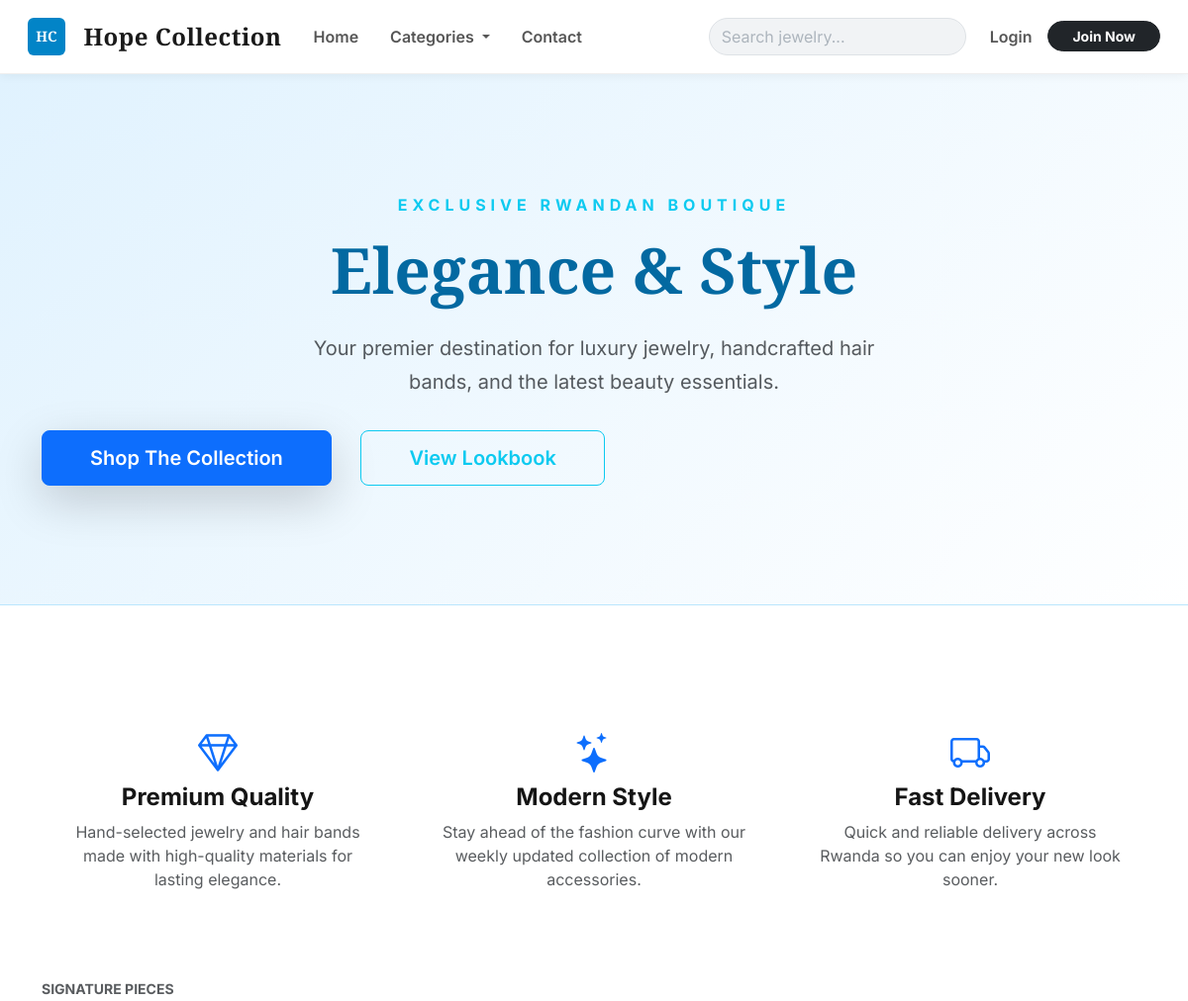
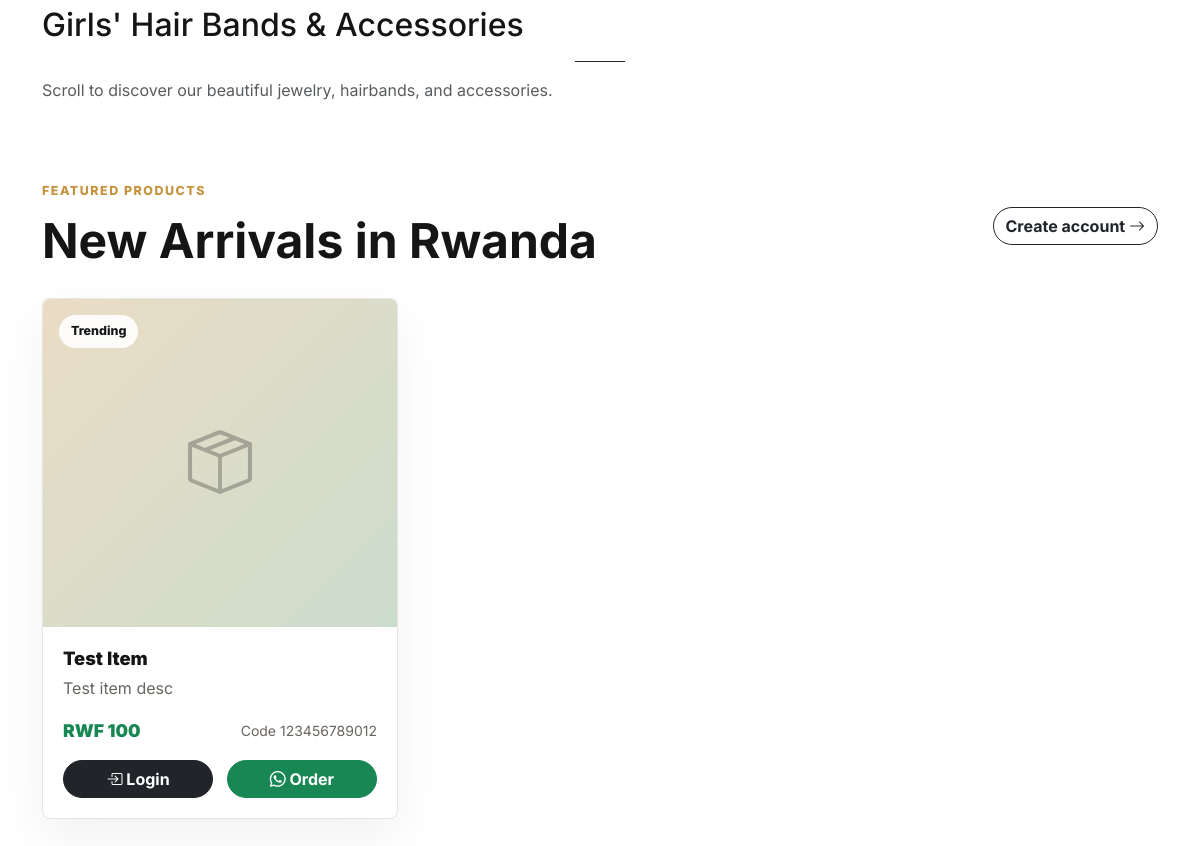
The page / on the database its author committed (2 pictures, top to bottom).
### market/models.py (models this page shows, shortened)
class Item(db.Model):
    __tablename__ = 'item'
    id          = db.Column(db.Integer, primary_key=True)
    name        = db.Column(db.String(30), nullable=False)
    price       = db.Column(db.Integer, nullable=False)
    barcode     = db.Column(db.String(12), nullable=False)
    description = db.Column(db.String(1024), nullable=False, unique=True)
    owner       = db.Column(db.Integer, db.ForeignKey('user.id'))

### market/routes.py (the view)
@app.route('/')
def home_page():
    featured_items = Item.query.order_by(Item.id.desc()).limit(8).all()
    jewelry_items = Item.query.filter(
        (Item.name.contains('Jewelry')) |
        (Item.name.contains('Ring')) |
        (Item.name.contains('Bracelet')) |
        (Item.name.contains('Hairband')) |
        (Item.name.contains('Headband')) |
        (Item.name.contains('Fan'))
    ).all()
    return render_template('home.html',
                         featured_items=featured_items,
                         jewelry_items=jewelry_items)

### market/templates/home.html (shortened to what this page needs)
{% extends 'base.html' %}
{% block content %}
<section class="hero-section">
    <div class="container">
        <div class="text-center">
            <p class="text-uppercase tracking-widest fw-bold text-info mb-3" style="letter-spacing: 5px;">Exclusive Rwandan Boutique</p>
            <h1 class="display-3 fw-bold mb-4" style="font-family: 'Playfair Display', serif; color: #0369a1;">Elegance & Style</h1>
            <p class="hero-lead mx-auto text-dark opacity-75">Your premier destination for luxury jewelry, handcrafted hair bands, and the latest beauty essentials.</p>
            <div class="hero-actions mt-4">
                <a href="{{ url_for('market_page') }}" class="btn btn-primary btn-lg px-5 shadow-lg">Shop The Collection</a>
                <a href="#jewelry" class="btn btn-outline-info btn-lg px-5 ms-3">View Lookbook</a>
            </div>
        </div>
    </div>
</section>
<section class="py-5 bg-white">
    <div class="container">
        <div class="row g-4 text-center">
            <div class="col-md-4">
                <div class="p-4">
                    <i class="bi bi-gem fs-1 text-primary mb-3"></i>
                    <h4 class="fw-bold">Premium Quality</h4>
                    <p class="text-muted">Hand-selected jewelry and hair bands made with high-quality materials for lasting elegance.</p>
                </div>
            </div>
            <div class="col-md-4">
                <div class="p-4">
                    <i class="bi bi-stars fs-1 text-primary mb-3"></i>
                    <h4 class="fw-bold">Modern Style</h4>
                    <p class="text-muted">Stay ahead of the fashion curve with our weekly updated collection of modern accessories.</p>
                </div>
            </div>
            <div class="col-md-4">
                <div class="p-4">
                    <i class="bi bi-truck fs-1 text-primary mb-3"></i>
                    <h4 class="fw-bold">Fast Delivery</h4>
                    <p class="text-muted">Quick and reliable delivery across Rwanda so you can enjoy your new look sooner.</p>
                </div>
            </div>
        </div>
    </div>
</section>
<section class="jewelry-section" id="jewelry">
    <div class="container">
        <div class="jewelry-header">
            <p class="text-uppercase text-muted small fw-bold ls-3 mb-2">Signature Pieces</p>
            <h2 class="mb-3">Girls' Hair Bands & Accessories</h2>
            <div class="mx-auto bg-dark" style="width: 50px; height: 1px;"></div>
            <p class="text-muted mt-3">Scroll to discover our beautiful jewelry, hairbands, and accessories.</p>
        </div>
    </div>
</section>
<section class="shopping-section">
    <div class="container">
        <div class="section-heading">
            <div>
                <p class="section-kicker">Featured products</p>
                <h2 class="fw-bold">New Arrivals in Rwanda</h2>
            </div>
            {% if current_user.is_authenticated %}
                <a href="{{ url_for('market_page') }}" class="btn btn-outline-dark">
                    View all <i class="bi bi-arrow-right"></i>
                </a>
            {% else %}
                <a href="{{ url_for('register_page') }}" class="btn btn-outline-dark">
                    Create account <i class="bi bi-arrow-right"></i>
                </a>
            {% endif %}
        </div>
        {% if featured_items %}
            <div class="row g-4">
                {% for item in featured_items %}
                    <div class="col-sm-6 col-lg-4 animate-rise" style="animation-delay: {{ loop.index0 * 0.08 }}s;">
                        <article class="product-card h-100">
                            <div class="product-media">
                                {% set img_keyword = item.name.split(' ')[-1] | lower %}
                                <div class="fallback-product-icon"><i class="bi bi-box-seam"></i></div>
                                <span class="product-badge">Trending</span>
                            </div>
                            <div class="product-body">
                                <div>
                                    <h3>{{ item.name }}</h3>
                                    <p>{{ item.description }}</p>
                                </div>
                                <div class="product-meta">
                                    <span>RWF {{ "{:,}".format(item.price) }}</span>
                                    <small>Code {{ item.barcode }}</small>
                                </div>
                                <div class="product-actions">
                                    {% if current_user.is_authenticated %}
                                        <a href="{{ url_for('add_to_cart', item_id=item.id) }}" class="btn btn-dark">
                                            <i class="bi bi-bag-plus"></i> Add
                                        </a>
                                    {% else %}
                                        <a href="{{ url_for('login_page') }}" class="btn btn-dark">
                                            <i class="bi bi-box-arrow-in-right"></i> Login
                                        </a>
                                    {% endif %}
                                    <a class="btn btn-success" target="_blank" rel="noopener"
                                       href="https://wa.me/250791641207?text={{ ('Hello Hope Collection, I want to order ' ~ item.name ~ ' for RWF ' ~ item.price)|urlencode }}">
                                        <i class="bi bi-whatsapp"></i> Order
                                    </a>
                                </div>
                            </div>
                        </article>
                    </div>
                {% endfor %}
            </div>
        {% else %}
            <div class="empty-products">
                <i class="bi bi-bag-heart"></i>
                <h3>Products are coming soon</h3>
                <p>Add products from your admin area and they will appear here automatically.</p>
            </div>
        {% endif %}
    </div>
</section>
{% endblock %}

### market/static/css/storefront.css (style rules this page uses)
:root { --ink: #151515; --muted: #68645f; --paper: #fbfaf7; --cream: #f3efe7; --line: rgba(21, 21, 21, 0.11); --gold: #c7923e; --green: #198754; }
* { letter-spacing: 0; }
body { color: var(--ink); background: var(--paper); font-family: Inter, ui-sans-serif, system-ui, -apple-system, BlinkMacSystemFont, "Segoe UI", sans-serif; }
.hero-section { overflow: hidden; padding: 5.5rem 0 4rem; position: relative; }
.hero-section::before { background: radial-gradient(circle at 20% 10%, rgba(199, 146, 62, 0.18), transparent 28rem), linear-gradient(135deg, rgba(184, 92, 114, 0.12), rgba(25, 135, 84, 0.08)); content: ""; inset: 0; position: absolute; z-index: -1; }
.section-kicker { color: var(--gold); font-size: 0.78rem; font-weight: 800; letter-spacing: 0.12em; margin-bottom: 0.75rem; text-transform: uppercase; }
.hero-lead { color: var(--muted); font-size: 1.16rem; line-height: 1.7; max-width: 620px; }
.hero-actions, .product-actions, .trust-row, .section-heading { align-items: center; display: flex; flex-wrap: wrap; gap: 0.85rem; }
.btn { border-radius: 999px; font-weight: 700; }
.btn-lg { padding: 0.85rem 1.35rem; }
.shopping-section, .shop-page { padding: 4rem 0; }
.section-heading { justify-content: space-between; margin-bottom: 1.75rem; }
.section-heading h1, .section-heading h2 { font-size: clamp(2rem, 4vw, 3.2rem); font-weight: 850; margin: 0; }
.product-card { background: #fff; border: 1px solid var(--line); border-radius: 8px; box-shadow: 0 18px 50px rgba(21, 21, 21, 0.06); display: flex; flex-direction: column; overflow: hidden; transition: box-shadow 0.28s ease, transform 0.28s ease; }
.product-media { aspect-ratio: 1.08; background: linear-gradient(135deg, rgba(199, 146, 62, 0.2), rgba(25, 135, 84, 0.18)), var(--cream); overflow: hidden; position: relative; }
.fallback-product-icon { align-items: center; color: rgba(21, 21, 21, 0.28); display: flex; font-size: 4rem; inset: 0; justify-content: center; position: absolute; }
.product-badge { background: rgba(255, 255, 255, 0.9); border-radius: 999px; color: var(--ink); font-size: 0.78rem; font-weight: 800; left: 1rem; padding: 0.45rem 0.75rem; position: absolute; top: 1rem; z-index: 3; }
.product-body { display: flex; flex: 1; flex-direction: column; gap: 1rem; padding: 1.25rem; }
.product-body h3 { font-size: 1.15rem; font-weight: 850; margin-bottom: 0.45rem; }
.product-body p { color: var(--muted); line-height: 1.6; margin: 0; }
.product-meta { align-items: center; display: flex; justify-content: space-between; gap: 1rem; }
.product-meta span { color: var(--green); font-size: 1.1rem; font-weight: 900; }
.product-meta small { color: var(--muted); }
.product-actions .btn { flex: 1 1 120px; }
.animate-rise { animation: riseIn 0.7s ease both; }

### market/templates/base.html (style rules this page uses)
:root { --nav-bg: #ffffff; --nav-text: #1a1a1a; --brand-accent: #0284c7; --nav-hover: #0ea5e9; }

### market/templates/home.html (style rules this page uses)
:root { --brand-gold: #D4AF37; --whatsapp-green: #25D366; --soft-bg: #ffffff; }
body { font-family: 'Inter', sans-serif; background-color: var(--soft-bg); }

### rows shown on the page
Item: name "Test Item", description "Test item desc", price "100", barcode "123456789012"
